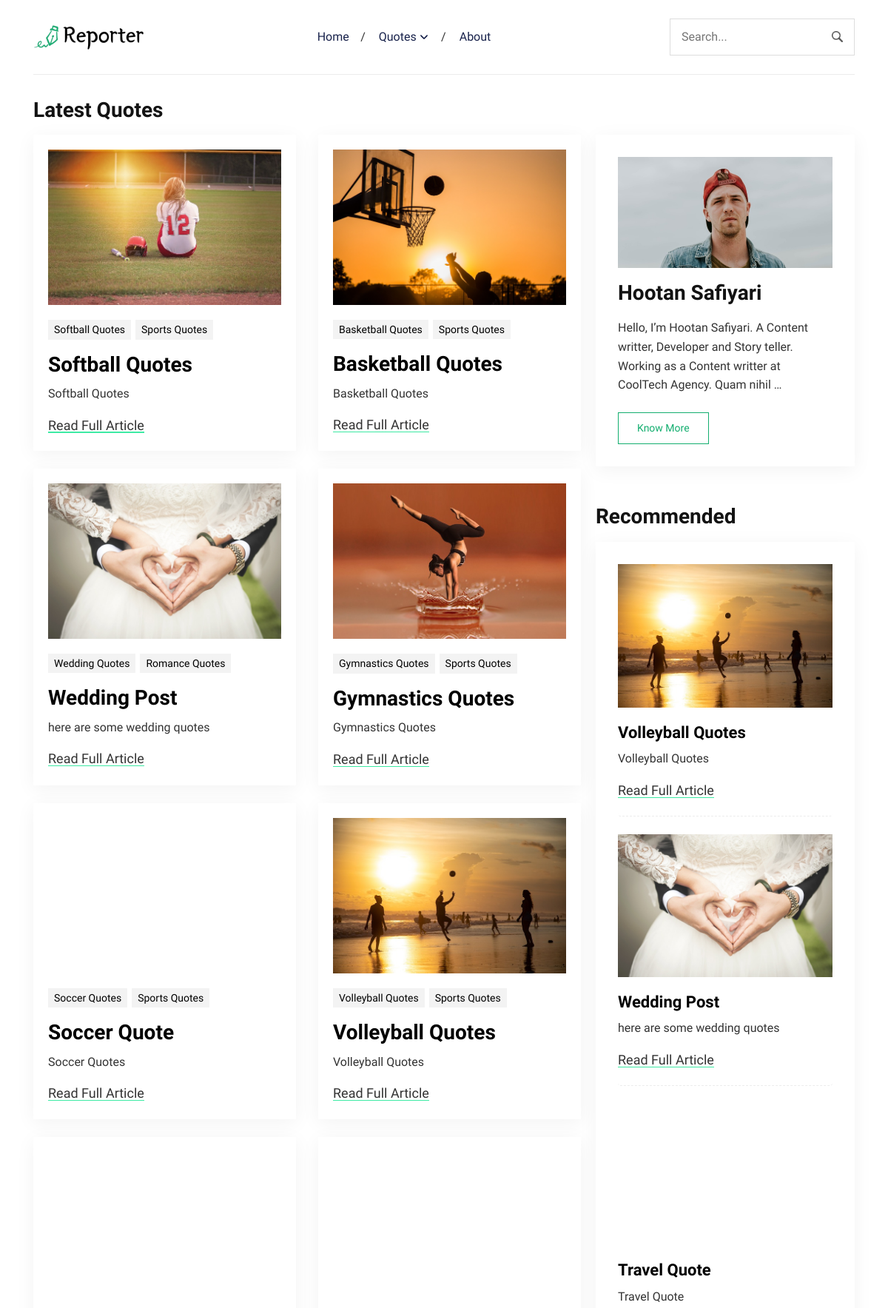
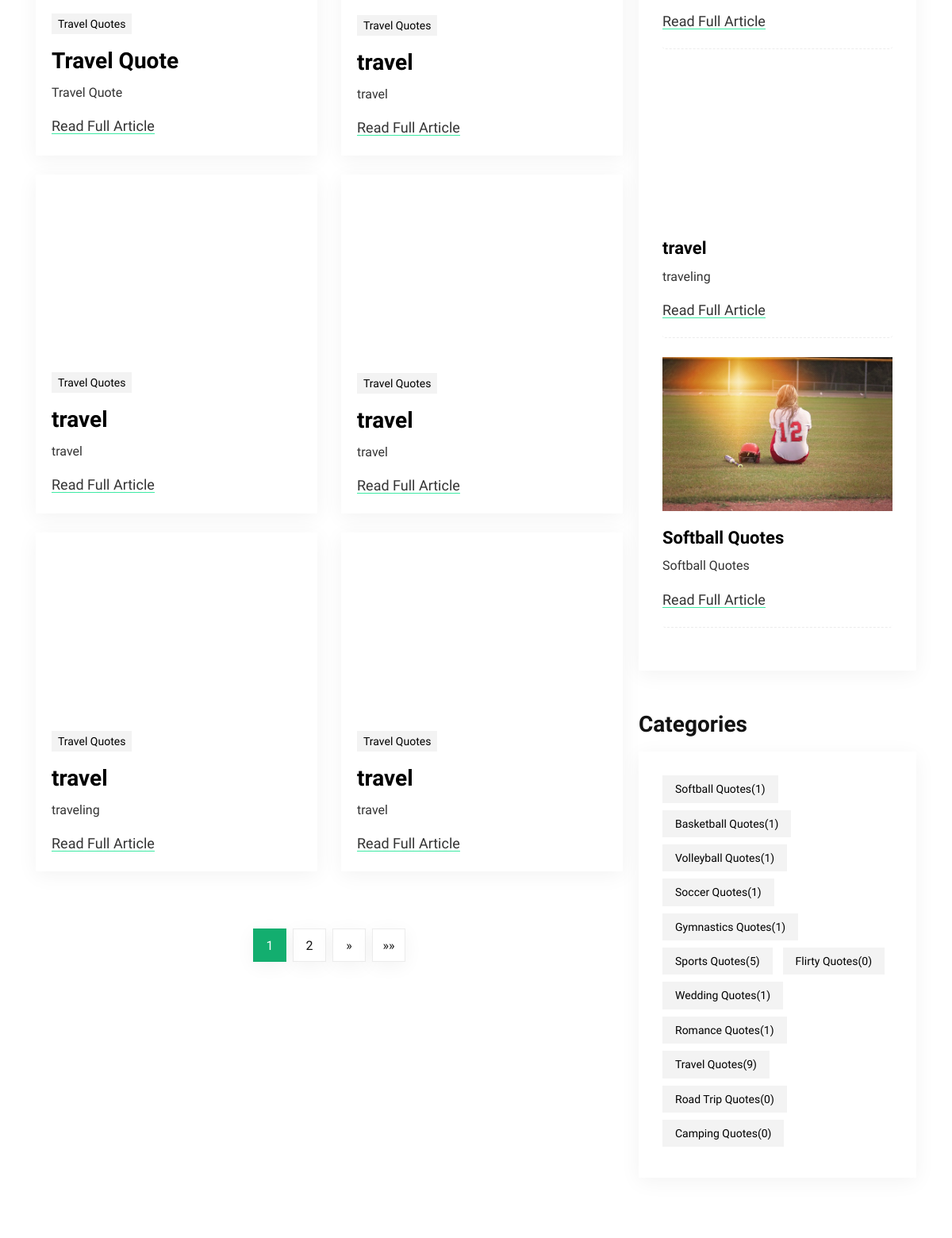
The page / (upper part) on the database its author committed (2 pictures, top to bottom).
### posts/models.py (models this page shows, shortened)
class BlogPost(models.Model):
    title = models.CharField(max_length=200)
    content = models.TextField()
    pub_date = models.DateTimeField(auto_now_add=True)
    categories = models.ManyToManyField(Category)
    image = models.ImageField(upload_to='blog_post_images/', blank=True, null=True)

class Category(models.Model):
    name = models.CharField(max_length=100)
    slug = models.SlugField(unique=True, blank=True)

### posts/views.py (the view)
# urls.py: path('', views.index, name='index'),  # This handles the case without a category_slug
def index(request, category_slug=None):
    categories = Category.objects.all()
    if category_slug:
        category = get_object_or_404(Category, slug=category_slug)
        posts = BlogPost.objects.filter(categories=category)
    else:
        category = None
        posts = BlogPost.objects.all()
    posts = posts.order_by('pub_date')
    posts_per_page = 12
    paginator = Paginator(posts, posts_per_page)
    page = request.GET.get('page')
    try:
        paginated_posts = paginator.page(page)
    except PageNotAnInteger:
        paginated_posts = paginator.page(1)
    except EmptyPage:
        paginated_posts = paginator.page(paginator.num_pages)
    recommended_posts = random.sample(list(BlogPost.objects.all()), min(5, BlogPost.objects.count()))
    return render(request, "index.html", {
        'categories': categories,
        'category': category,
        'posts': paginated_posts,
        'recommended_posts': recommended_posts,
    })

### posts/templates/index.html (shortened to what this page needs)
<!DOCTYPE html>
{% load static %}
<html lang="en-us">
<head>
	<link rel="stylesheet" href="{% static "plugins/bootstrap/bootstrap.min.css" %}">
	<link rel="stylesheet" href="{% static "css/style.css" %}">
</head>
<body>
  <header class="navigation">
    <div class="container">
      <nav class="navbar navbar-expand-lg navbar-light px-0">
        <a class="navbar-brand order-1 py-0" href="/">
          <img loading="prelaod" decoding="async" class="img-fluid" src="{% static 'images/logo.png' %}" alt="Reporter Hugo">
        </a>
        <form action="#!" class="search order-lg-3 order-md-2 order-3 ml-auto">
          <input id="search-query" name="s" type="search" placeholder="Search..." autocomplete="off">
        </form>
        <div class="collapse navbar-collapse text-center order-lg-2 order-4" id="navigation">
          <ul class="navbar-nav mx-auto mt-3 mt-lg-0">
            <li class="nav-item"> <a class="nav-link" href="/">Home</a>
            </li>
            <li class="nav-item dropdown">
              <a class="nav-link dropdown-toggle" href="#" role="button"
                data-toggle="dropdown" aria-haspopup="true" aria-expanded="false">
                Quotes
              </a>
              <li class="nav-item"> <a class="nav-link" href="/about">About</a>
              </li>
            </li>
          </ul>
        </div>
      </nav>
    </div>
  </header>
<main>
  <section class="section">
    <div class="container">
      <div class="row no-gutters-lg">
        <div class="col-12">
          <h2 class="section-title">Latest Quotes</h2>
        </div>
        <div class="col-lg-8 mb-5 mb-lg-0">
          <div class="row">
            {% for post in posts %}
  <div class="col-md-6 mb-4">
    <article class="card article-card article-card-sm h-100">
      <a href="{% url 'quotepost' post_id=post.id %}">
        <div class="card-image">
          {% if post.image %}
            <img loading="lazy" decoding="async" src="{{ post.image.url }}" alt="{{ post.title }}" class="w-100">
          {% endif %}
        </div>
      </a>
      <div class="card-body px-0 pb-0">
        <ul class="post-meta mb-2">
          <li>
            {% for category in post.categories.all %}
              <a href="{% url 'quotepost' post_id=post.id %}">{{ category.name }}</a>
            {% endfor %}
          </li>
        </ul>
        <h2><a class="post-title" href="{% url 'quotepost' post_id=post.id %}">{{ post.title }}</a></h2>
        <p class="card-text">{{ post.content }}</p>
        <div class="content">
          <a class="read-more-btn" href="{% url 'quotepost' post_id=post.id %}">Read Full Article</a>
        </div>
      </div>
    </article>
  </div>
{% endfor %}
<div class="col-12">
  <div class="row">
      <div class="col-12">
          <nav class="mt-4">
              <div class="col-12">
    <div class="row">
        <div class="col-12">
            <nav class="mt-4">
                <nav class="mb-md-50">
                    <ul class="pagination justify-content-center">
                        {% for i in posts.paginator.page_range %}
                            {% if i == posts.number %}
                                <li class="page-item active">
                                    <span class="page-link">{{ i }}</span>
                                </li>
                            {% elif posts.number|add:"-1" <= i <= posts.number|add:"1" %}
                                <li class="page-item">
                                    <a class="page-link" href="?page={{ i }}">{{ i }}</a>
                                </li>
                            {% elif i == posts.number|add:"-2" or i == posts.number|add:"2" %}
                                <li class="page-item disabled">
                                    <span class="page-link">...</span>
                                </li>
                            {% endif %}
                        {% endfor %}
                        {% if posts.has_next %}
                            <li class="page-item">
                                <a class="page-link" href="?page={{ posts.next_page_number }}" aria-label="Next">
                                    <span aria-hidden="true">&raquo;</span>
                                </a>
                            </li>
                            <li class="page-item">
                                <a class="page-link" href="?page={{ posts.paginator.num_pages }}" aria-label="Last">
                                    <span aria-hidden="true">&raquo;&raquo;</span>
                                </a>
                            </li>
                        {% endif %}
                    </ul>
                </nav>
            </nav>
        </div>
    </div>
</div>
          </nav>
      </div>
  </div>
</div>
          </div>
        </div>
        <div class="col-lg-4">
  <div class="widget-blocks">
    <div class="row">
      <div class="col-lg-12">
        <div class="widget">
          <div class="widget-body">
            <a href="/about">
            <img loading="lazy" decoding="async" src="{% static "images/author.jpg"%}" alt="About Me" class="w-100 author-thumb-sm d-block">
            <h2 class="widget-title my-3">Hootan Safiyari</h2>
            <p class="mb-3 pb-2">Hello, I’m Hootan Safiyari. A Content writter, Developer and Story teller. Working as a Content writter at CoolTech Agency. Quam nihil …</p> <a href="/about" class="btn btn-sm btn-outline-primary">Know
              More</a>
            <a/>
          </div>
        </div>
      </div>
      <div class="col-lg-12 col-md-6">
        <div class="widget">
          <h2 class="section-title mb-3">Recommended</h2>
          <div class="widget-body">
            <div class="widget-list">
              {% for post in recommended_posts %}
                <article class="card mb-4">
                  <div class="card-image">
                    <a href="{% url 'quotepost' post_id=post.id %}">
                      <div class="post-info"></div>
                      <img loading="lazy" decoding="async" src="{{ post.image.url }}" alt="{{ post.title }}" class="w-100">
                    </a>
                  </div>
                  <div class="card-body px-0 pb-1">
                    <h3><a class="post-title post-title-sm" href="{% url 'quotepost' post_id=post.id %}">{{ post.title }}</a></h3>
                    <p class="card-text">{{ post.content }}</p>
                    <div class="content">
                      <a class="read-more-btn" href="{% url 'quotepost' post_id=post.id %}">Read Full Article</a>
                    </div>
                  </div>
                </article>
              {% endfor %}
            </div>
          </div>
        </div>
      </div>
      <div class="col-lg-12 col-md-6">
        <div class="widget">
            <h2 class="section-title mb-3">Categories</h2>
            <div class="widget-body">
                <ul class="widget-list">
                    {% for category in categories %}
                    <li><a href="{% url 'index_with_category' category.slug %}">{{ category.name }}<span class="ml-auto">({{ category.blogpost_set.count }})</span></a></li>
                    {% endfor %}
                </ul>
            </div>
        </div>
    </div>
    </div>
  </div>
</div>
      </div>
    </div>
  </section>
</main>
</body>
</html>

### rows shown on the page
BlogPost: image (picture), title "Softball Quotes", content "Softball Quotes"
Category: name "Softball Quotes", blogpost_set.count "1"
Category: name "Sports Quotes", blogpost_set.count "5"
BlogPost: image (picture), title "Basketball Quotes", content "Basketball Quotes"
Category: name "Basketball Quotes", blogpost_set.count "1"
BlogPost: image (picture), title "Wedding Post", content "here are some wedding quotes"
Category: name "Wedding Quotes", blogpost_set.count "1"
Category: name "Romance Quotes", blogpost_set.count "1"
BlogPost: image (picture), title "Gymnastics Quotes", content "Gymnastics Quotes"
Category: name "Gymnastics Quotes", blogpost_set.count "1"
BlogPost: image (picture), title "Soccer Quote", content "Soccer Quotes"
Category: name "Soccer Quotes", blogpost_set.count "1"
BlogPost: image (picture), title "Volleyball Quotes", content "Volleyball Quotes"
Category: name "Volleyball Quotes", blogpost_set.count "1"
BlogPost: image (picture), title "Travel Quote", content "Travel Quote"
Category: name "Travel Quotes", blogpost_set.count "9"
BlogPost: image (picture), title "travel", content "travel"
BlogPost: image (picture), title "travel", content "travel"
BlogPost: image (picture), title "travel", content "travel"
BlogPost: image (picture), title "travel", content "traveling"
BlogPost: image (picture), title "travel", content "travel"
Category: name "Flirty Quotes", blogpost_set.count "0"
Category: name "Road Trip Quotes", blogpost_set.count "0"
Category: name "Camping Quotes", blogpost_set.count "0"

### other values the page prints
{{ i }} "1"
{{ i }} "2"
